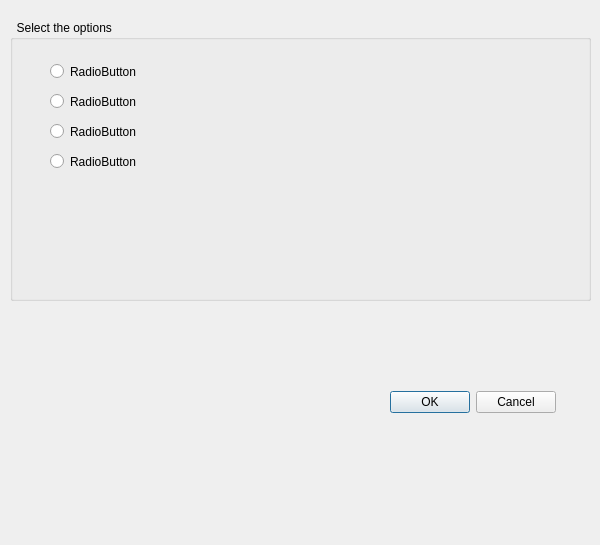
<?xml version="1.0" encoding="UTF-8"?>
<ui version="4.0">
 <class>Form</class>
 <widget class="QWidget" name="Form">
  <property name="geometry">
   <rect>
    <x>0</x>
    <y>0</y>
    <width>600</width>
    <height>545</height>
   </rect>
  </property>
  <property name="minimumSize">
   <size>
    <width>600</width>
    <height>545</height>
   </size>
  </property>
  <property name="maximumSize">
   <size>
    <width>600</width>
    <height>545</height>
   </size>
  </property>
  <property name="windowTitle">
   <string>SUID Binary Explorer</string>
  </property>
  <widget class="QWidget" name="verticalLayoutWidget">
   <property name="geometry">
    <rect>
     <x>10</x>
     <y>20</y>
     <width>581</width>
     <height>281</height>
    </rect>
   </property>
   <layout class="QVBoxLayout" name="verticalLayout">
    <item>
     <widget class="QGroupBox" name="groupBox">
      <property name="title">
       <string>  Select the options</string>
      </property>
      <widget class="QRadioButton" name="radioButton">
       <property name="geometry">
        <rect>
         <x>40</x>
         <y>100</y>
         <width>112</width>
         <height>23</height>
        </rect>
       </property>
       <property name="text">
        <string>RadioButton</string>
       </property>
      </widget>
      <widget class="QRadioButton" name="radioButton_2">
       <property name="geometry">
        <rect>
         <x>40</x>
         <y>40</y>
         <width>112</width>
         <height>23</height>
        </rect>
       </property>
       <property name="text">
        <string>RadioButton</string>
       </property>
      </widget>
      <widget class="QRadioButton" name="radioButton_3">
       <property name="geometry">
        <rect>
         <x>40</x>
         <y>70</y>
         <width>112</width>
         <height>23</height>
        </rect>
       </property>
       <property name="text">
        <string>RadioButton</string>
       </property>
      </widget>
      <widget class="QRadioButton" name="radioButton_4">
       <property name="geometry">
        <rect>
         <x>40</x>
         <y>130</y>
         <width>112</width>
         <height>23</height>
        </rect>
       </property>
       <property name="text">
        <string>RadioButton</string>
       </property>
      </widget>
     </widget>
    </item>
   </layout>
  </widget>
  <widget class="QDialogButtonBox" name="buttonBox">
   <property name="geometry">
    <rect>
     <x>390</x>
     <y>390</y>
     <width>166</width>
     <height>25</height>
    </rect>
   </property>
   <property name="standardButtons">
    <set>QDialogButtonBox::Cancel|QDialogButtonBox::Ok</set>
   </property>
  </widget>
 </widget>
 <resources/>
 <connections/>
</ui>
